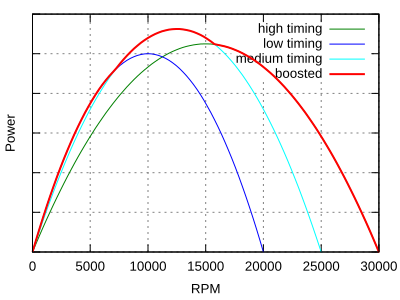

Write the gnuplot code that produced this figure.
# http://gnuplot.respawned.com/
# Scale font and line width (dpi) by changing the size! It will always display stretched.
set terminal svg size 400,300 enhanced fname 'arial'  fsize 10 butt solid
set output 'out.svg'

# Key means label...
set key inside top right
set xlabel 'RPM'
set ylabel 'Power'
set format y ""
set grid xtics mxtics ytics mytics
set xrange [0:30000]
set yrange [0:]

torque(x, stall, freerun) = stall + x * (-1.0 * stall) / freerun
boostedtorque(x) = x < (50000/7) ? torque(x, 1.0, 20000) : x < (300000/19) ? torque(x, 0.9, 25000) : torque(x, 0.7, 30000)

set style line 1 linewidth 2

plot x * torque(x, 0.7, 30000) title "high timing" linestyle 2, \
     x * torque(x, 1.0, 20000) title "low timing" linestyle 3, \
     x * torque(x, 0.9, 25000) title "medium timing" linestyle 4, \
     x * boostedtorque(x) title "boosted" linestyle 1
